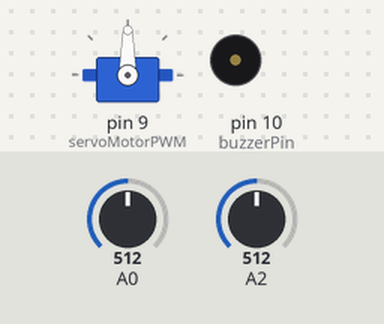
The sketch below on a simulated Arduino Uno, built with avr-gcc and run on an emulated ATmega328P. Shown: servo, buzzer (waves = sounding). The inputs (shaded band) are chosen by the test bench; at power-on: A0 = 512, A2 = 512. What the sketch prints to the serial monitor is not drawn.

Above: at 0.05 s.
At 10.05 s:
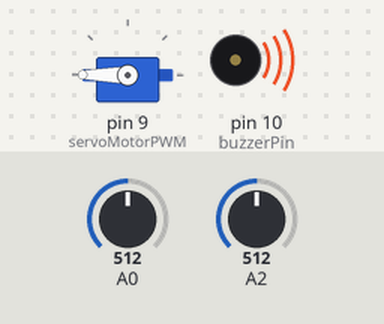
At 19.95 s:
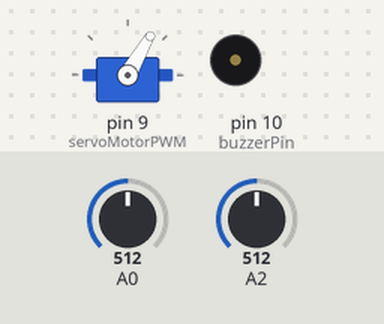
Timing chart, 0 to 26.0 s (numbered marks = the images above):
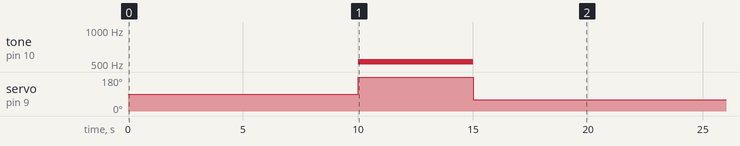

Measured:
- by itself, tone on pin 10 (buzzerPin): alternates 523 Hz for 5.0 s and silent for 15.0 s
- by itself, servo on pin 9 (servoMotorPWM): alternates 180° for 5.0 s and 60° for 15.0 s

The sketch:

Circuit_06.ino
```cpp
/*

Example sketch 06

PHOTO RESISTOR

  Use a photoresistor (light sensor) to control the brightness
  of a LED.

Hardware connections:

  Photo resistor:

    Connect one side of the photoresistor to 5 Volts (5V).
    Connect the other side of the photoresistor to ANALOG pin 0.
    Connect a 10K resistor between ANALOG pin 0 and GND.

    This creates a voltage divider, with the photoresistor one
    of the two resistors. The output of the voltage divider
    (connected to A0) will vary with the light level.

  LED:

    Connect the positive side (long leg) of the LED to
    digital pin 9. (To vary the brightness, this pin must
    support PWM, which is indicated by "~" or "PWM" on the
    Arduino itself.)

    Connect the negative side of the LED (short leg) to a
    330 Ohm resistor.

    Connect the other side of the resistor to GND.

This sketch was written by SparkFun Electronics,
with lots of help from the Arduino community.
This code is completely free for any use.
Visit http://www.arduino.cc to learn about the Arduino.

Version 2.0 6/2012 MDG
*/


// As usual, we'll create constants to name the pins we're using.
// This will make it easier to follow the code below.

//const int sensorPin = 0;
const int servoMotorPWM = 9;

// We'll also set up some global variables for the light level:

int lightLevel, high = 0, low = 1023;
const int buzzerPin = 10;
#include <Servo.h>
Servo servo1;

const int temperaturePin = 0;
const int sensorPin = 2;
void setup()
{
  // We'll set up the LED pin to be an output.
  // (We don't need to do anything special to use the analog input.)

  pinMode(servoMotorPWM, OUTPUT);
  Serial.begin(9600);
  servo1.attach(9);

  pinMode(buzzerPin, OUTPUT);

}

int position;

void loop()
{

  float voltage, degreesC, degreesF, lightV;
  // Just as we've done in the past, we'll use the analogRead()
  // function to measure the voltage coming from the photoresistor
  // resistor pair. This number can range between 0 (0 Volts) and
  // 1023 (5 Volts), but this circuit will have a smaller range
  // between dark and light.
  voltage = getVoltage();


  degreesC = (voltage - 0.5) * 100.0;
  degreesF = degreesC * (9.0/5.0) + 32.0;
  Serial.println(degreesF);

  if(degreesF > 90 && degreesF < 150){
    alarm(2);
  }


  lightLevel = analogRead(A0);

  Serial.print(lightLevel);
  Serial.println("  ");
  // check light and sound alarm if light is on
  if(lightLevel < 600){
    delay(10000);
    for(int i = 0; i < 5; i++){
        alarm(1);
    }
    servo1.write(180);
    delay(5000);
    servo1.write(60);
    delay(5000);
  }
}

void alarm(int i){
  if(i >1){
    tone(buzzerPin, 262, 500);
  }else{
    tone(buzzerPin, 523, 5000);
  }
}

float getVoltage(){

  return (analogRead(A2) * 0.004882814);
}

void manualTune()
{
  // As we mentioned above, the light-sensing circuit we built
  // won't have a range all the way from 0 to 1023. It will likely
  // be more like 300 (dark) to 800 (light). If you run this sketch
  // as-is, the LED won't fully turn off, even in the dark.

  // You can accommodate the reduced range by manually
  // tweaking the "from" range numbers in the map() function.
  // Here we're using the full range of 0 to 1023.
  // Try manually changing this to a smaller range (300 to 800
  // is a good guess), and try it out again. If the LED doesn't
  // go completely out, make the low number larger. If the LED
  // is always too bright, make the high number smaller.

  // Remember you're JUST changing the 0, 1023 in the line below!

  lightLevel = map(lightLevel, 0, 1023, 0, 255);
  lightLevel = constrain(lightLevel, 0, 255);

  // Now we'll return to the main loop(), and send lightLevel
  // to the LED.
}


void autoTune()
{
  // As we mentioned above, the light-sensing circuit we built
  // won't have a range all the way from 0 to 1023. It will likely
  // be more like 300 (dark) to 800 (light).

  // In the manualTune() function above, you need to repeatedly
  // change the values and try the program again until it works.
  // But why should you have to do that work? You've got a
  // computer in your hands that can figure things out for itself!

  // In this function, the Arduino will keep track of the highest
  // and lowest values that we're reading from analogRead().

  // If you look at the top of the sketch, you'll see that we've
  // initialized "low" to be 1023. We'll save anything we read
  // that's lower than that:

  if (lightLevel < low)
  {
    low = lightLevel;
  }

  // We also initialized "high" to be 0. We'll save anything
  // we read that's higher than that:

  if (lightLevel > high)
  {
    high = lightLevel;
  }

  // Once we have the highest and lowest values, we can stick them
  // directly into the map() function. No manual tweaking needed!

  // One trick we'll do is to add a small offset to low and high,
  // to ensure that the LED is fully-off and fully-on at the limits
  // (otherwise it might flicker a little bit).

  lightLevel = map(lightLevel, low+30, high-30, 0, 255);
  lightLevel = constrain(lightLevel, 0, 255);

  // Now we'll return to the main loop(), and send lightLevel
  // to the LED.
}

int frequency(char note)
{
  // This function takes a note character (a-g), and returns the
  // corresponding frequency in Hz for the tone() function.

  int i;
  const int numNotes = 8;  // number of notes we're storing

  // The following arrays hold the note characters and their
  // corresponding frequencies. The last "C" note is uppercase
  // to separate it from the first lowercase "c". If you want to
  // add more notes, you'll need to use unique characters.

  // For the "char" (character) type, we put single characters
  // in single quotes.

  char names[] = { 'c', 'd', 'e', 'f', 'g', 'a', 'b', 'C' };
  int frequencies[] = {262, 294, 330, 349, 392, 440, 494, 523};

  // Now we'll search through the letters in the array, and if
  // we find it, we'll return the frequency for that note.

  for (i = 0; i < numNotes; i++)  // Step through the notes
  {
    if (names[i] == note)         // Is this the one?
    {
      return(frequencies[i]);     // Yes! Return the frequency
    }
  }
  return(0);  // We looked through everything and didn't find it,
              // but we still need to return a value, so return 0.
}
```
